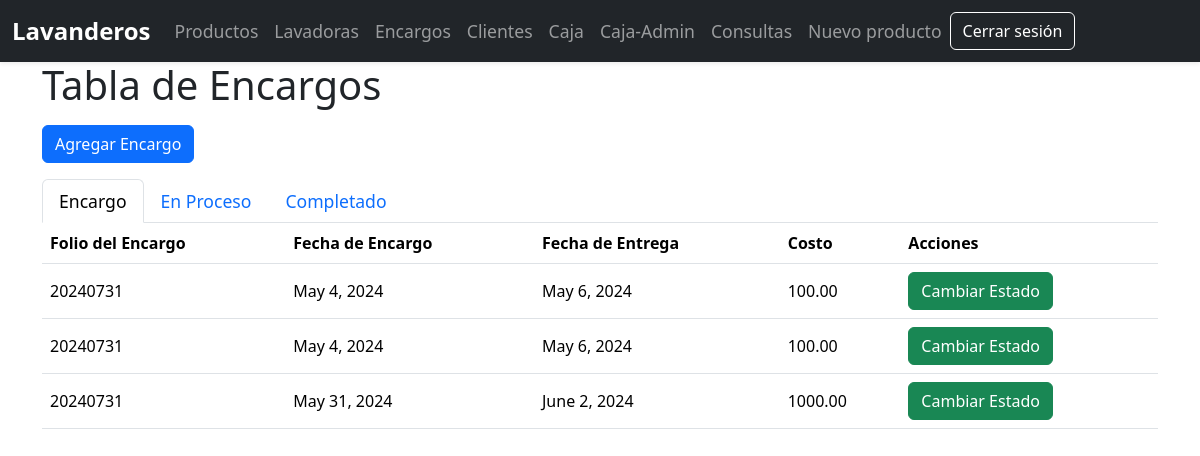
Screenshot of /encargos/ (signed in) with the database file from the repository.
### pos/models.py (models this page shows)
class Encargo(models.Model):
    ESTADOS_CHOICES = (
        ('ENCARGO', 'Encargo'),
        ('EN_PROCESO', 'En proceso'),
        ('COMPLETADO', 'Completado'),
    )
    Folio = models.CharField(max_length=30)
    fecha_encargo = models.DateField(auto_now_add=True,editable=False)
    fecha_entrega = models.DateField()
    estado = models.CharField(max_length=20, choices=ESTADOS_CHOICES, default='ENCARGO')
    costo = models.DecimalField(max_digits=10, decimal_places=2)
    adeudo = models.DecimalField(max_digits=10, decimal_places=2)
    ingreso = models.DecimalField(max_digits=10, decimal_places=2)
    usuario = models.ForeignKey(User, on_delete=models.CASCADE, default=1)
    entregado = models.BooleanField(default=False)

### pos/views.py (the view)
# urls.py: path('encargos/', views.encargo, name='encargos'),
@login_required
def encargo(request):
    encargos_encargo = Encargo.objects.filter(estado='ENCARGO')
    encargos_proceso = Encargo.objects.filter(estado='EN_PROCESO')
    encargos_completado = Encargo.objects.filter(estado='COMPLETADO')
    clientes = Cliente.objects.all()
    context = {
        'encargos_encargo': encargos_encargo,
        'encargos_proceso': encargos_proceso,
        'encargos_completado': encargos_completado,
    }
    return render(request, 'encargos.html', context)

### pos/templates/encargos.html (shortened to what this page needs)
<!DOCTYPE html>
<html lang="en">
<head>
</head>
<body>
    {% load static %}
    {% include 'layouts/navbar.html' %}
    <div class="container mt-7">
        <h1>Tabla de Encargos</h1>
        <button type="button" class="btn btn-primary mt-2" data-bs-toggle="modal" data-bs-target="#modalAgregarEncargo">
            Agregar Encargo
        </button>
        <ul class="nav nav-tabs mt-3" id="tabEncargos" role="tablist">
            <li class="nav-item">
                <a class="nav-link active" id="encargo-tab" data-toggle="tab" href="#encargo" role="tab" aria-controls="encargo" aria-selected="true">Encargo</a>
            </li>
            <li class="nav-item">
                <a class="nav-link" id="proceso-tab" data-toggle="tab" href="#proceso" role="tab" aria-controls="proceso" aria-selected="false">En Proceso</a>
            </li>
            <li class="nav-item">
                <a class="nav-link" id="completado-tab" data-toggle="tab" href="#completado" role="tab" aria-controls="completado" aria-selected="false">Completado</a>
            </li>
        </ul>
        <div class="tab-content" id="contenidoEncargos">
            <div class="tab-pane fade show active" id="encargo" role="tabpanel" aria-labelledby="encargo-tab">
                <table class="table">
                    <thead>
                        <tr>
                            <th class="color-grey">Folio del Encargo</th>
                            <th>Fecha de Encargo</th>
                            <th>Fecha de Entrega</th>
                            <th class="color-price">Costo</th>
                            <th>Acciones</th>
                        </tr>
                    </thead>
                    <tbody>
                        {% for encargo in encargos_encargo %}
                        <tr>
                            <td class="color-grey">{{ encargo.Folio }}</td>
                            <td>{{ encargo.fecha_encargo }}</td>
                            <td>{{ encargo.fecha_entrega }}</td>
                            <td>{{ encargo.costo }}</td>
                            <td>
                                <button class="btn-cambiar-proceso btn btn-success" data-id="{{ encargo.id }}">Cambiar Estado</button>
                            </td>
                        </tr>
                        {% endfor %}
                    </tbody>
                </table>
            </div>
        </div>
    </div>
</body>
</html>

### pos/templates/encargos.html (style rules this page uses)
.mt-7, .my-7 { margin-top: 3.8rem !important; }
.table th, .table td { vertical-align: middle; }
.color-price { color: rgb(0, 110, 255); }
.color-grey { color: #bbc3c9; }

### pos/templates/layouts/navbar.html (style rules this page uses)
.mt-7, .my-7 { margin-top: 3.8rem !important; }
.nav-link { font-size: 1.1rem; padding-right: 1rem; padding-left: 1rem; transition: color 0.3s, background-color 0.3s; }

### rows the page displays
Encargo: Folio "20240731", fecha_encargo "May 4, 2024", fecha_entrega "May 6, 2024", costo "100.00"
Encargo: Folio "20240731", fecha_encargo "May 4, 2024", fecha_entrega "May 6, 2024", costo "100.00"
Encargo: Folio "20240731", fecha_encargo "May 31, 2024", fecha_entrega "June 2, 2024", costo "1000.00"
